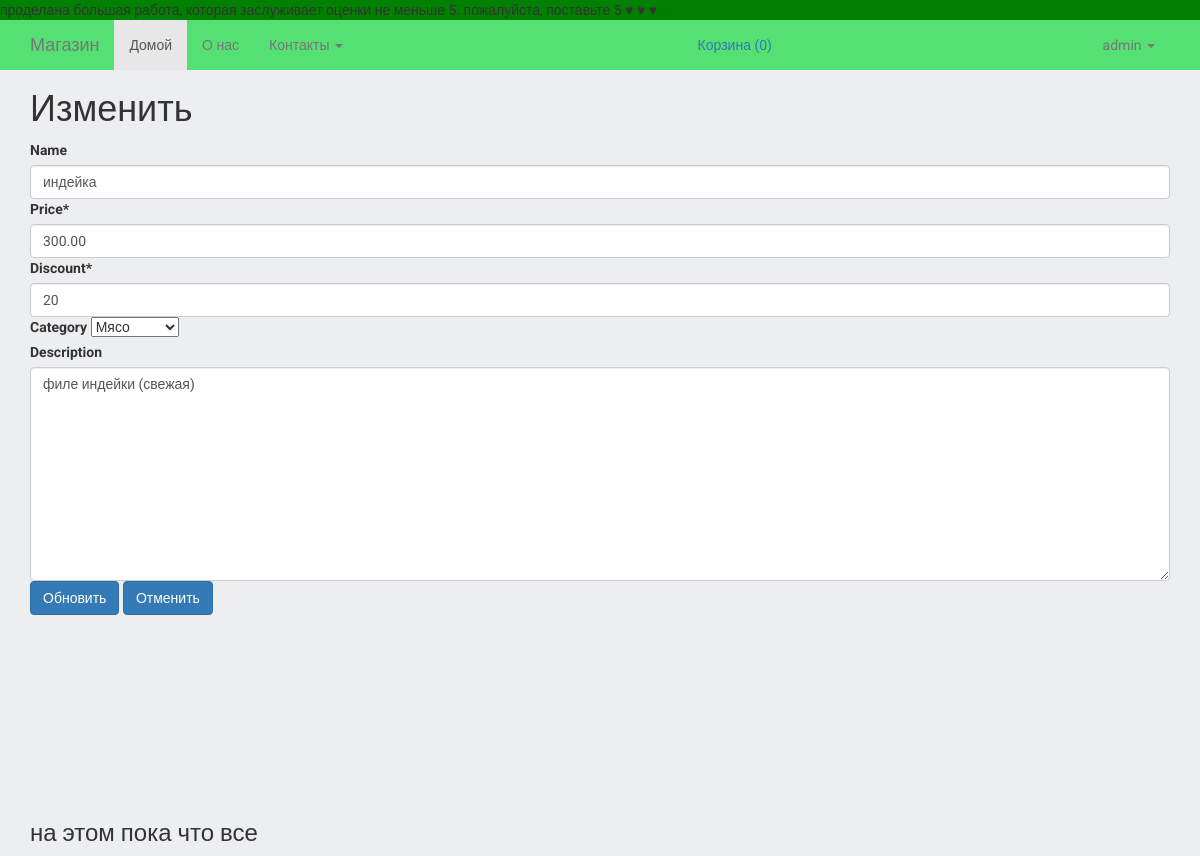
Screenshot of /admin1/products/4/update (signed in) with the database file from the repository.
### products/models.py (models this page shows, shortened)
class Product(models.Model):
    name = models.CharField(max_length=64, blank=True, null=True, default=None)
    price = models.DecimalField(max_digits=10, decimal_places=2, default=0)
    discount = models.IntegerField(default=0)
    category = models.ForeignKey(ProductCategory, blank=True, null=True, default=None, on_delete=models.CASCADE)
    short_description = models.TextField(blank=True, null=True, default=None)
    description = models.TextField(blank=True, null=True, default=None)
    is_active = models.BooleanField(default=True)
    created = models.DateTimeField(auto_now_add=True, auto_now=False)
    updated = models.DateTimeField(auto_now_add=False, auto_now=True)
    class Meta:
        verbose_name = 'Товар'
        verbose_name_plural = 'Товары'

class ProductCategory(models.Model):
    name = models.CharField(max_length=64, blank=True, null=True, default=None)
    is_active = models.BooleanField(default=True)
    def __str__(self):
        return "%s" % self.name
    class Meta:
        verbose_name = 'Категория товара'
        verbose_name_plural = 'Категория товаров'

### myAdmin/views.py (the view)
# urls.py: path('products/<int:pk>/update', views.AdminUpdateProducts.as_view(), name='adminArticlesUpdate'),
class AdminUpdateProducts(AdminFacade.admin_update_products()):
    template_name = 'admin/product_update.html'
    model = Product
    fields = ['name', 'price', 'discount', 'category', 'description']

### orders/context_processors.py (called while the page is built)
def getting_basket_info(request):
    session_key = request.session.session_key
    if not session_key:
        request.session["session_key"] = 123
        request.session.cycle_key()
    products_in_basket = ProductInBasket.objects.filter(session_key=session_key, is_active=True, order__isnull=True)
    products_total_nmb = products_in_basket.count()
    return locals()

### templates/admin/product_update.html (shortened to what this page needs)
{% extends 'base.html' %}
{% load crispy_forms_tags %}
{% block content %}
{% if user.is_superuser%}
<div class = 'container'>
    <h1>Изменить</h1>
    <form action="" method="post"> {% csrf_token %}
        {{ form|crispy }}
        <button class="btn btn-primary" type="submit">Обновить</button>
        <button class = 'btn btn-primary' type='reset'>Отменить</button>
    </form>
   </div>
{% endif %}
{% endblock %}

### templates/navbar.html (shortened to what this page needs)
<nav class="navbar navbar-default navbar-top">
    проделана большая работа, которая заслуживает оценки не меньше 5. пожалуйста, поставьте 5 ♥ ♥ ♥
</nav>
<nav class="navbar navbar-default navbar-main">
  <div class="container">
    <div class="navbar-header">
      <span class="navbar-brand">Магазин</span>
    </div>
    <div id="navbar" class="navbar-collapse collapse">
      <ul class="nav navbar-nav" >
        <li class="active"><a href="/">Домой</a></li>
        <li><a href="{% url 'aboutUs' %}">О нас</a></li>
        <li class="dropdown">
          <a href="#" class="dropdown-toggle" data-toggle="dropdown" role="button" aria-haspopup="true" aria-expanded="false">Контакты <span class="caret"></span></a>
        </li>
      </ul>
      <ul class="nav navbar-nav navbar-right">
        <li>
            <div class="basket-container">
                <a href="">Корзина <span id="basket_total_nmb">
                    {% if products_total_nmb %}
                        ({{ products_total_nmb }})
                    {% else %}
                        (0)
                    {% endif %}
                </span></a>
            </div>
        </li>
        {% if user.is_authenticated %}
        <li class="dropdown">
          <a href="#" class="dropdown-toggle" data-toggle="dropdown" role="button" aria-haspopup="true" aria-expanded="false">
            {{ user.username }} <span class="caret"></span>
          </a>
        </li>
      {% else %}
          <li><a href="{% url 'account_login' %}" class="btn btn-outline-secondary scale-item me-2">Войти</a></li>
          <li><a href="{% url 'signup' %}" class="btn btn-outline-secondary scale-item">Регистрация</a></li>
      {% endif %}
      </ul>
    </div>
  </div>
</nav>

### static/static_dev/css/style.css (style rules this page uses)
html, body { height: 100%; max-height: 100%; font-family: 'Roboto', sans-serif; background-color: #edeef0; }
.navbar { margin-bottom: 0; }
.navbar-top { min-height: 10px; height: 20px; background-color: green; border: none; border-radius: 0; }
.navbar-main { background-color: #55e073; border: none; border-radius: 0; }
.basket-container { position: relative; width: 400px; padding: 15px 10px; }

### rows the page displays
Product: name "индейка", price "300.00", discount "20", category "Мясо", description "филе индейки (свежая)"

### other values shown
{{ user.username }} "admin"
